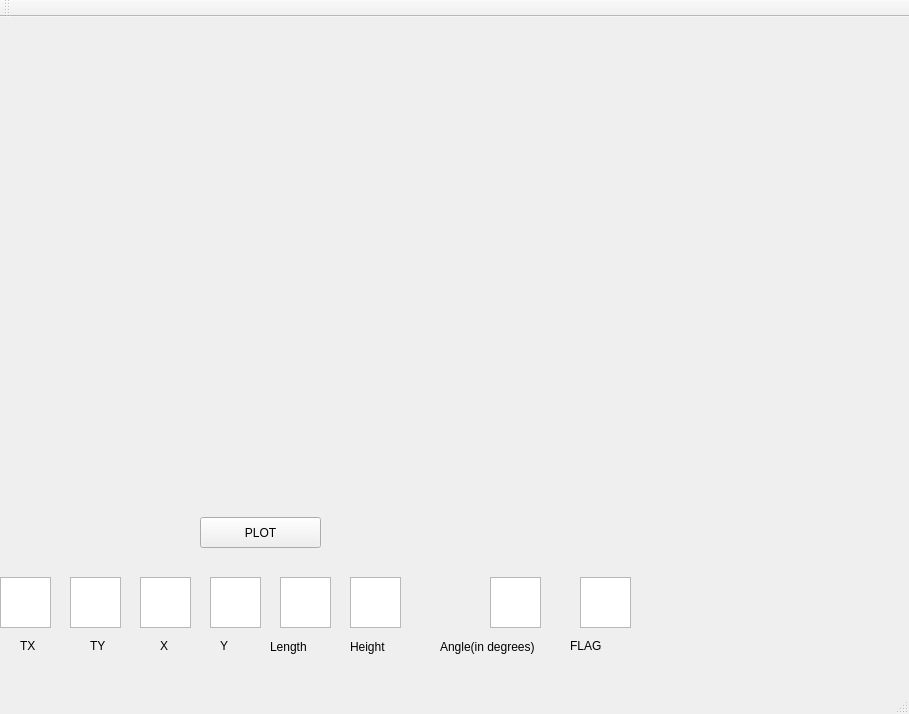
<?xml version="1.0" encoding="UTF-8"?>
<ui version="4.0">
 <class>MainWindow</class>
 <widget class="QMainWindow" name="MainWindow">
  <property name="geometry">
   <rect>
    <x>0</x>
    <y>0</y>
    <width>909</width>
    <height>714</height>
   </rect>
  </property>
  <property name="windowTitle">
   <string>MainWindow</string>
  </property>
  <widget class="QWidget" name="centralWidget">
   <widget class="QTextEdit" name="textEdit">
    <property name="geometry">
     <rect>
      <x>0</x>
      <y>560</y>
      <width>51</width>
      <height>51</height>
     </rect>
    </property>
   </widget>
   <widget class="QTextEdit" name="textEdit_2">
    <property name="geometry">
     <rect>
      <x>70</x>
      <y>560</y>
      <width>51</width>
      <height>51</height>
     </rect>
    </property>
   </widget>
   <widget class="QTextEdit" name="textEdit_3">
    <property name="geometry">
     <rect>
      <x>140</x>
      <y>560</y>
      <width>51</width>
      <height>51</height>
     </rect>
    </property>
   </widget>
   <widget class="QTextEdit" name="textEdit_4">
    <property name="geometry">
     <rect>
      <x>210</x>
      <y>560</y>
      <width>51</width>
      <height>51</height>
     </rect>
    </property>
   </widget>
   <widget class="QTextEdit" name="textEdit_5">
    <property name="geometry">
     <rect>
      <x>490</x>
      <y>560</y>
      <width>51</width>
      <height>51</height>
     </rect>
    </property>
   </widget>
   <widget class="QPushButton" name="pushButton">
    <property name="geometry">
     <rect>
      <x>200</x>
      <y>500</y>
      <width>121</width>
      <height>31</height>
     </rect>
    </property>
    <property name="text">
     <string>PLOT</string>
    </property>
   </widget>
   <widget class="QLabel" name="label">
    <property name="geometry">
     <rect>
      <x>20</x>
      <y>620</y>
      <width>21</width>
      <height>17</height>
     </rect>
    </property>
    <property name="text">
     <string>TX</string>
    </property>
   </widget>
   <widget class="QLabel" name="label_2">
    <property name="geometry">
     <rect>
      <x>90</x>
      <y>620</y>
      <width>31</width>
      <height>17</height>
     </rect>
    </property>
    <property name="text">
     <string>TY</string>
    </property>
   </widget>
   <widget class="QLabel" name="label_3">
    <property name="geometry">
     <rect>
      <x>160</x>
      <y>620</y>
      <width>21</width>
      <height>17</height>
     </rect>
    </property>
    <property name="text">
     <string>X</string>
    </property>
   </widget>
   <widget class="QLabel" name="label_4">
    <property name="geometry">
     <rect>
      <x>220</x>
      <y>620</y>
      <width>21</width>
      <height>17</height>
     </rect>
    </property>
    <property name="text">
     <string>Y</string>
    </property>
   </widget>
   <widget class="QLabel" name="label_5">
    <property name="geometry">
     <rect>
      <x>10</x>
      <y>10</y>
      <width>881</width>
      <height>441</height>
     </rect>
    </property>
    <property name="text">
     <string/>
    </property>
   </widget>
   <widget class="QLabel" name="label_6">
    <property name="geometry">
     <rect>
      <x>440</x>
      <y>620</y>
      <width>131</width>
      <height>20</height>
     </rect>
    </property>
    <property name="text">
     <string>Angle(in degrees)</string>
    </property>
   </widget>
   <widget class="QTextEdit" name="textEdit_6">
    <property name="geometry">
     <rect>
      <x>580</x>
      <y>560</y>
      <width>51</width>
      <height>51</height>
     </rect>
    </property>
   </widget>
   <widget class="QLabel" name="label_7">
    <property name="geometry">
     <rect>
      <x>570</x>
      <y>620</y>
      <width>67</width>
      <height>17</height>
     </rect>
    </property>
    <property name="text">
     <string>FLAG</string>
    </property>
   </widget>
   <widget class="QTextEdit" name="textEdit_7">
    <property name="geometry">
     <rect>
      <x>280</x>
      <y>560</y>
      <width>51</width>
      <height>51</height>
     </rect>
    </property>
   </widget>
   <widget class="QTextEdit" name="textEdit_8">
    <property name="geometry">
     <rect>
      <x>350</x>
      <y>560</y>
      <width>51</width>
      <height>51</height>
     </rect>
    </property>
   </widget>
   <widget class="QLabel" name="label_8">
    <property name="geometry">
     <rect>
      <x>270</x>
      <y>620</y>
      <width>51</width>
      <height>20</height>
     </rect>
    </property>
    <property name="text">
     <string>Length</string>
    </property>
   </widget>
   <widget class="QLabel" name="label_9">
    <property name="geometry">
     <rect>
      <x>350</x>
      <y>620</y>
      <width>51</width>
      <height>20</height>
     </rect>
    </property>
    <property name="text">
     <string>Height</string>
    </property>
   </widget>
  </widget>
  <widget class="QMenuBar" name="menuBar">
   <property name="geometry">
    <rect>
     <x>0</x>
     <y>0</y>
     <width>909</width>
     <height>25</height>
    </rect>
   </property>
  </widget>
  <widget class="QToolBar" name="mainToolBar">
   <attribute name="toolBarArea">
    <enum>TopToolBarArea</enum>
   </attribute>
   <attribute name="toolBarBreak">
    <bool>false</bool>
   </attribute>
  </widget>
  <widget class="QStatusBar" name="statusBar"/>
 </widget>
 <layoutdefault spacing="6" margin="11"/>
 <resources/>
 <connections/>
</ui>
